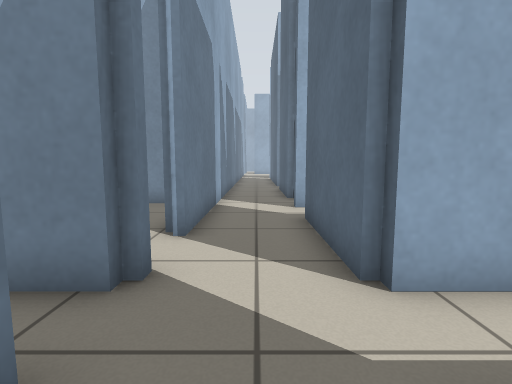
View 1 (above)

15 first-person views from a walk through a Stage world. The camera is 0.72 m above the floor, tilts 6° down and sees 85° across. The lines on the ground mark 1 m squares. The floor is counted in squares, 0.5 m on a side. Each view is taken from the middle of a square. On the plan, view 1 faces up. The plan holds only what a view shows up to about 14 squares ahead; the rest is blank. The place goes on beyond the plan. The robots in the file are not drawn.

View 2
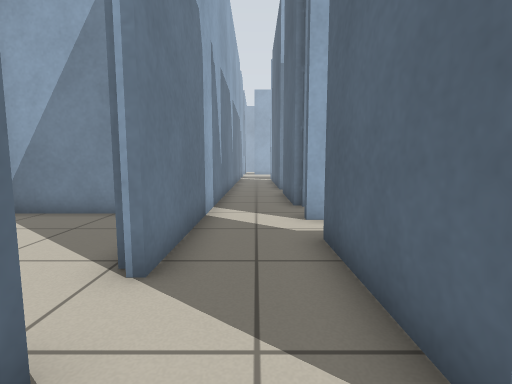

View 3
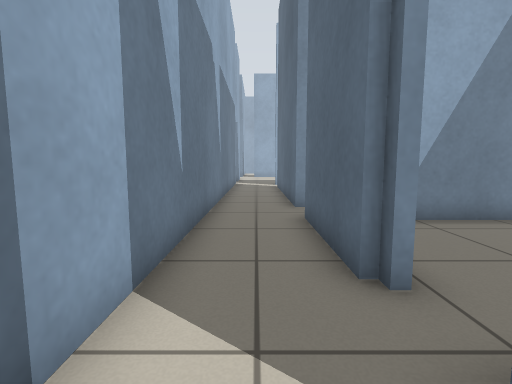

View 4
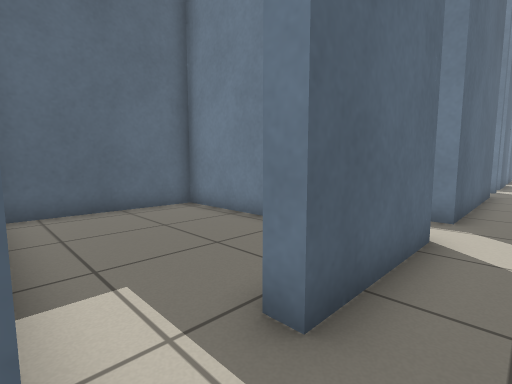

View 5
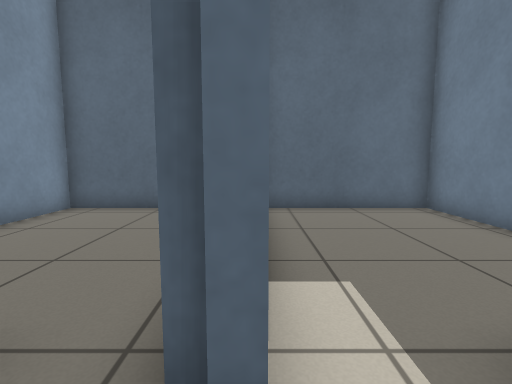

View 6
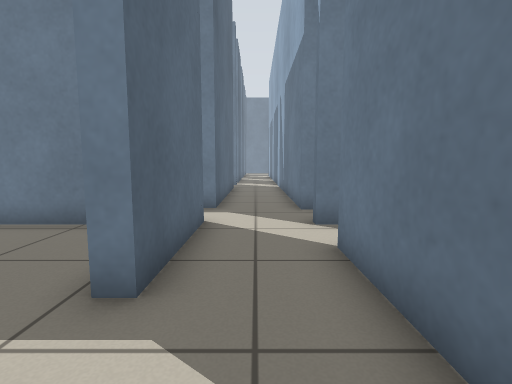

View 7
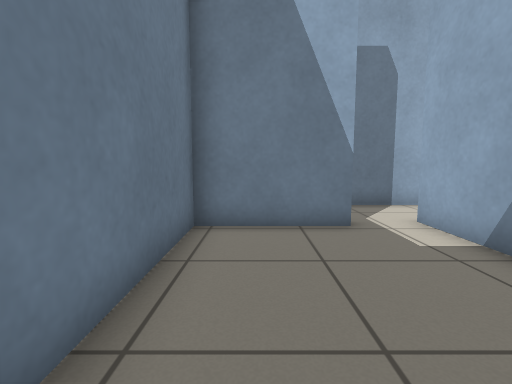

View 8
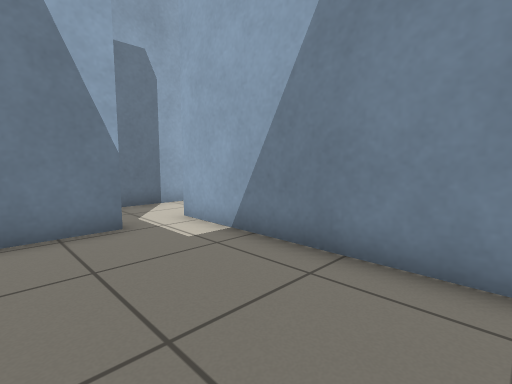

View 9
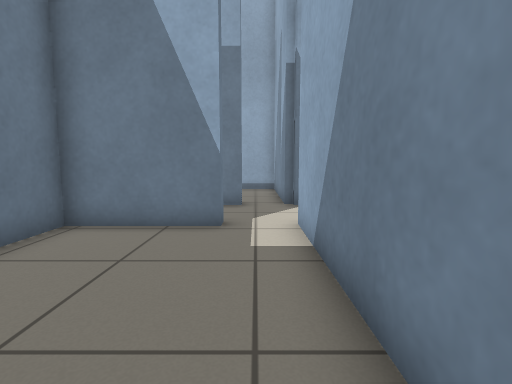

View 10
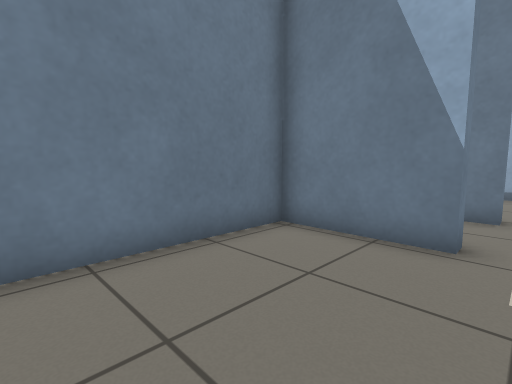

View 11
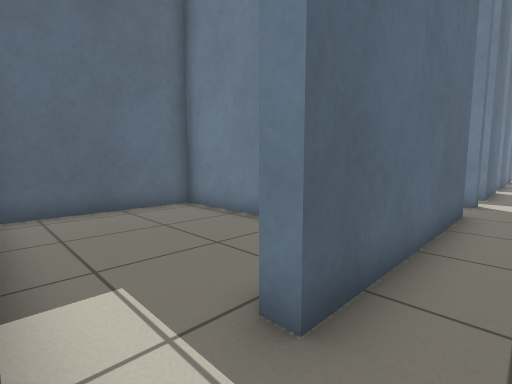

View 12
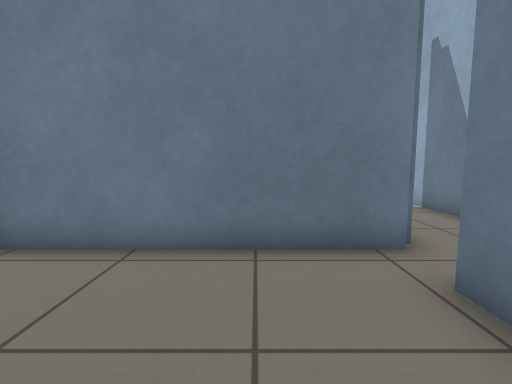

View 13
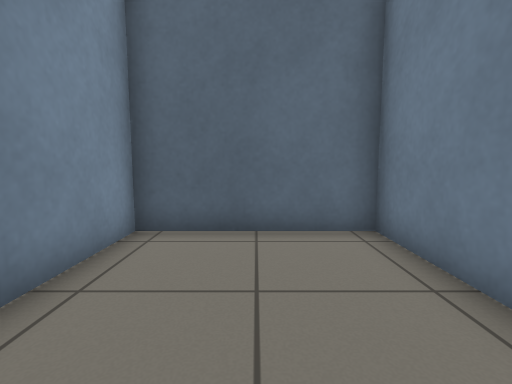

View 14
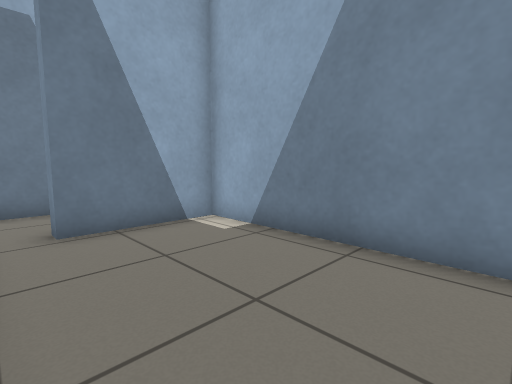

View 15
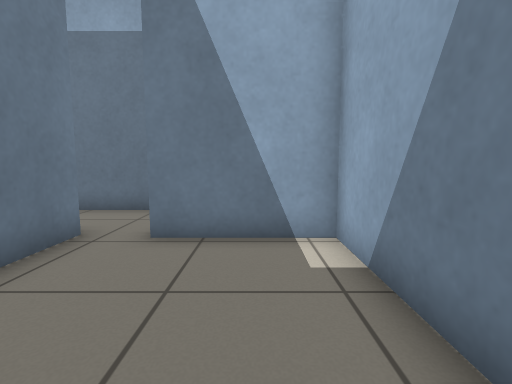

### Floor plan
Points are (right, up) in squares from view 1. A wall is a line through its corners. A room is listed if a view was taken in it or the views show most of it. See-through windows are left out.
Room 1 (views 1, 2, 11)
walls: (1.3, 3.2) (1.3, 5.5); (-1.9, 1.5) (-1.4, 1.5) (-1.4, -3.5); (-1.6, 3.4) (-1.6, 3) (-2.6, 3); (2.5, 3) (1.5, 3) (1.5, 3.6); (1.3, -3.5) (1.3, 1.2) (1.8, 1.2)
ways out: opening at (0, 6.5) to room 2; opening at (2, 2) to room 4; opening at (-2, 2); opening at (-2, 5)
Room 2 (views 3, 4, 5, 6)
walls: (1.3, 11.2) (1.3, 15.5); (1.3, 17) (1.3, 21.9); (2.4, 8.9) (1.2, 8.9); (1.3, 5.5) (1.3, 7.2) (1.8, 7.2); (-1.4, 22.2) (-1.4, 5.2)
ways out: opening at (0, 6.5) to room 1; opening at (2, 8) to room 3; opening at (1.5, 16) to room 5; gap at (2, 11)
Room 3 (views 7, 8)
walls: (1.8, 7.2) (1.8, 3.6); (8, 8.9) (2.4, 8.9); (1.5, 3.6) (8.8, 3.6) (8.8, 8.6)
ways out: opening at (2, 8) to room 2
Room 4 (views 9, 10)
walls: (7, 3) (2.5, 3); (1.8, 1.2) (1.8, -2.4) (8.8, -2.4) (8.8, 2.8)
ways out: opening at (2, 2) to room 1
Room 5 (views 12, 13, 14, 15)
walls: (1.3, 15.5) (8.8, 15.5) (8.8, 20.5) (1.8, 20.5) (1.8, 17) (1.3, 17)
ways out: opening at (1.5, 16) to room 2

Positions as (right, up) in squares from view 1, and headings:
1: (0, 0), facing up
2: (0, 2), facing up
3: (0, 8), facing up
4: (0, 9), facing down-right
5: (0, 9), facing right
6: (0, 10), facing down
7: (8, 5), facing left
8: (8, 5), facing up-left
9: (8, 2), facing left
10: (7, 2), facing down-left
11: (0, 3), facing down-right
12: (4, 20), facing down
13: (3, 18), facing right
14: (8, 16), facing up-left
15: (7, 19), facing left
